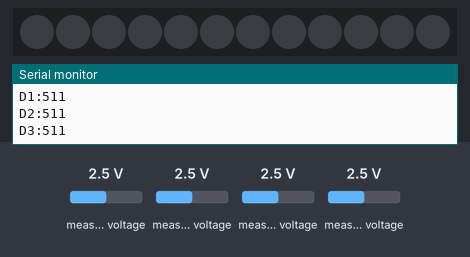
This sketch was run on a simulated Arduino Uno, built with avr-gcc and run on an emulated ATmega328P. Shown: 12 RGB LEDs in strip order, left to right, the last lines printed to the serial monitor. The test bench sets the inputs (shaded band); at power-on: measured voltage 2.5 V.

Above: at 1.2 s.
1.3 s: measured voltage (sensor 200) set to 4.9 V
At 2.6 s:
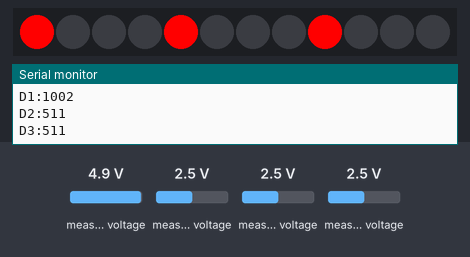
3.1 s: measured voltage (sensor 201) set to 4.9 V
At 4.6 s:
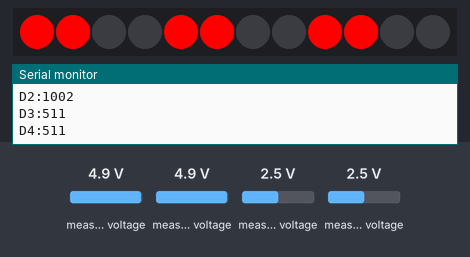
4.9 s: measured voltage (sensor 202) set to 4.9 V
At 5.6 s:
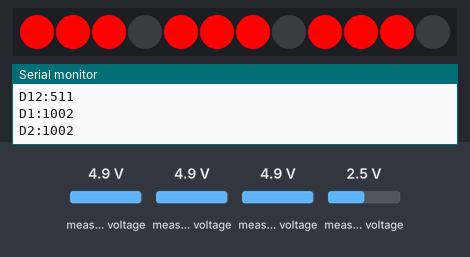
6.7 s: measured voltage (sensor 203) set to 4.9 V
At 8.3 s:
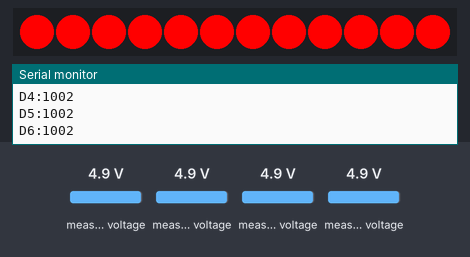
8.6 s: measured voltage (sensor 200) set to 1.2 V
At 9.9 s:
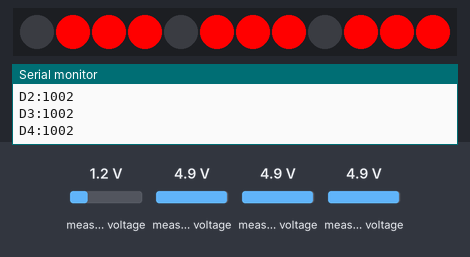
10.2 s: measured voltage (sensor 201) set to 0.1 V
At 11.0 s:
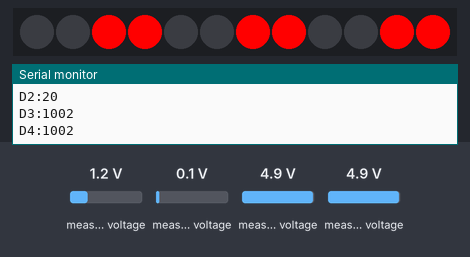
Timing chart, 0 to 12.8 s (numbered marks = the images above; inputs shaded):
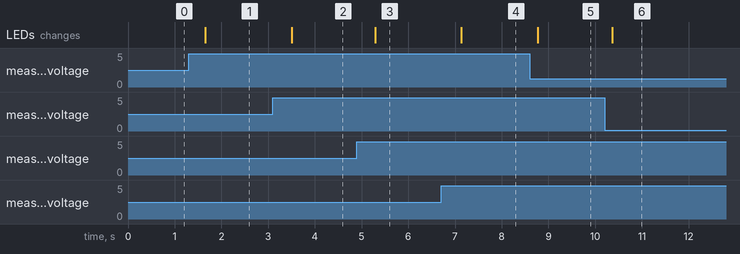

Measured:
- after the input at 1.3 s, the LEDs: change after 0.35 s (image 1)
- after the input at 3.1 s, the LEDs: change after 0.40 s (image 2)
- after the input at 4.9 s, the LEDs: change after 0.39 s (image 3)
- after the input at 6.7 s, the LEDs: change after 0.43 s (image 4)
- after the input at 8.6 s, the LEDs: change after 0.17 s (image 5)
- after the input at 10.2 s, the LEDs: change after 0.17 s (image 6)

The sketch:

sens_press_test_3faces.ino
```cpp
/********************************************************************************************
*Title:Press_test_with_polling_3faces
*Description:
*Extension of Press_test_with_polling, where three faces are being tested at the same time.
*All three faces are going to lit with red colour initially, when south face magnet is near
*any of the sensors on any of the faces(PCBs) - it will light up with green colour.
*
*Also here a debug function has been made to read the real-time values from each of the sensors.
*
*Author: Jerzy Aleksander Gorak
*********************************************************************************************/

#include <Adafruit_MCP3008.h>
#include <Adafruit_NeoPixel.h>

#define LED_IN 2
#define LED_COUNT 12

#define CS1 13
#define CS2 12
#define CS3 11

#define D1 0
#define D2 1
#define D3 2
#define D4 3

#define HE1 0
#define HE2 1
#define HE3 2
#define HE4 3

#define BOPEN 0
#define BCLOSED 1
#define BBOUNCE 2
#define BOUNCEDELAY 2


int pixelFormat = NEO_GRB + NEO_KHZ800;

Adafruit_NeoPixel *pixels;
Adafruit_MCP3008 left_adc;
Adafruit_MCP3008 top_adc;
Adafruit_MCP3008 right_adc;

struct button_t{
  int state; //state of the button
  int bCount; //bounce counter for a button
  int he_val; // read value from the hall effect sensor
  volatile bool ev; // signal for a button
  //note ; sensor is being treated like a regular button.
};
button_t b[12];

void initPollButton(button_t *b){
    b->state = BOPEN ;
    b->ev = false ;
    b->bCount = 0 ;
}
/*******************************************************************************
 *
 * this funtion introduces a method of reading a button press knows as polling.
 *
 * if the sensor's value is below specificed threshold, this would suggest that
 * magnet has been pressed down towards the sensor.
 *
********************************************************************************/
void pollButtonTask(button_t *b){
  if (b->bCount > 0) b->bCount -- ;
  switch (b->state)
  {
    case BOPEN:// user has not pressed button yet
        if (b->he_val < 900) {// value chnaged below 930
            b->state = BCLOSED ;
            b->ev = true ;
        }
        break ;

    case BCLOSED:
        if (!(b->he_val < 900)) {
            b->state = BBOUNCE ;
            b->bCount = BOUNCEDELAY ;
        }
        break;

    case BBOUNCE:
        if (b->he_val < 900) {
            b->state = BCLOSED ;
        }
        else if (b->bCount == 0) {
            b->state = BOPEN ;
            b->ev = false;
        }
        break;
  }
    return;
}
uint32_t goodC = pixels->Color(0, 255, 0);//colour which player gets points/correct hits.
uint32_t badC = pixels->Color(255, 0, 0);

void debug_HEvalues(button_t b[]){
  Serial.println("");
  Serial.print("D1:");Serial.println(b[0].he_val);
  Serial.print("D2:");Serial.println(b[1].he_val);
  Serial.print("D3:");Serial.println(b[2].he_val);
  Serial.print("D4:");Serial.println(b[3].he_val);
  Serial.print("D5:");Serial.println(b[4].he_val);
  Serial.print("D6:");Serial.println(b[5].he_val);
  Serial.print("D7:");Serial.println(b[6].he_val);
  Serial.print("D8:");Serial.println(b[7].he_val);
  Serial.print("D9:");Serial.println(b[8].he_val);
  Serial.print("D10:");Serial.println(b[9].he_val);
  Serial.print("D11:");Serial.println(b[10].he_val);
  Serial.print("D12:");Serial.println(b[11].he_val);
}


uint32_t pressureGoodC;

uint32_t isSensitivePress(int bvalue){
// version 1: any colour value can be used, however only 5 levels of brigthness change
//  if (bvalue <= 900 && bvalue > 800){pressureGoodC = goodC * 0.2;}//20
//  else if (bvalue <= 800 && bvalue > 700){pressureGoodC = goodC * 0.4;}//40%
//  else if (bvalue <= 700 && bvalue > 600){pressureGoodC = goodC * 0.6;}//60%
//  else if (bvalue <= 600 && bvalue > 500){pressureGoodC = goodC * 0.8;}//80%
//  else if (bvalue <= 500){pressureGoodC = goodC;}

//version 2:
// if (bvalue <= 900 && bvalue > 880){pressureGoodC = pixels->Color(0, (125/16), (255/16));}
// else if (bvalue <= 880 && bvalue > 860){pressureGoodC = pixels->Color(0, (125/15), (255/15));}
// else if (bvalue <= 860 && bvalue > 840){pressureGoodC = pixels->Color(0, (125/14), (255/14));}
// else if (bvalue <= 840 && bvalue > 820){pressureGoodC = pixels->Color(0, (125/13), (255/13));}
// else if (bvalue <= 820 && bvalue > 800){pressureGoodC = pixels->Color(0, (125/12), (255/12));}
// else if (bvalue <= 800 && bvalue > 780){pressureGoodC = pixels->Color(0, (125/11), (255/11));}
// else if (bvalue <= 780 && bvalue > 760){pressureGoodC = pixels->Color(0, (125/10), (255/10));}
// else if (bvalue <= 760 && bvalue > 740){pressureGoodC = pixels->Color(0, (125/9), (255/9));}
// else if (bvalue <= 740 && bvalue > 720){pressureGoodC = pixels->Color(0, (125/8), (255/8));}
// else if (bvalue <= 720 && bvalue > 700){pressureGoodC = pixels->Color(0, (125/7), (255/7));}
// else if (bvalue <= 700 && bvalue > 680){pressureGoodC = pixels->Color(0, (125/6), (255/6));}
// else if (bvalue <= 680 && bvalue > 660){pressureGoodC = pixels->Color(0, (125/5), (255/5));}
// else if (bvalue <= 660 && bvalue > 640){pressureGoodC = pixels->Color(0, (125/4), (255/4));}
// else if (bvalue <= 640 && bvalue > 620){pressureGoodC = pixels->Color(0, (125/3), (255/3));}
// else if (bvalue <= 620 && bvalue > 600){pressureGoodC = pixels->Color(0, (125/2), (255/2));}
// else if (bvalue <= 600){pressureGoodC = pixels->Color(0, (125/1), (255/1));}

//version 3:
// if (bvalue <= 900 && bvalue > 880){pressureGoodC = goodC/16;}
// else if (bvalue <= 880 && bvalue > 860){pressureGoodC = goodC/15;}
// else if (bvalue <= 860 && bvalue > 840){pressureGoodC = goodC/14;}
// else if (bvalue <= 840 && bvalue > 820){pressureGoodC = goodC/13;}
// else if (bvalue <= 820 && bvalue > 800){pressureGoodC = goodC/12;}
// else if (bvalue <= 800 && bvalue > 780){pressureGoodC = goodC/11;}
// else if (bvalue <= 780 && bvalue > 760){pressureGoodC = goodC/10;}
// else if (bvalue <= 760 && bvalue > 740){pressureGoodC = goodC/9;}
// else if (bvalue <= 740 && bvalue > 720){pressureGoodC = goodC/8;}
// else if (bvalue <= 720 && bvalue > 700){pressureGoodC = goodC/7;}
// else if (bvalue <= 700 && bvalue > 680){pressureGoodC = goodC/6;}
// else if (bvalue <= 680 && bvalue > 660){pressureGoodC = goodC/5;}
// else if (bvalue <= 660 && bvalue > 640){pressureGoodC = goodC/4;}
// else if (bvalue <= 640 && bvalue > 620){pressureGoodC = goodC/3;}
// else if (bvalue <= 620 && bvalue > 600){pressureGoodC = goodC/2;}
// else if (bvalue <= 600){pressureGoodC = goodC/1;}

  return pressureGoodC;
}


void setup() {
  pixels = new Adafruit_NeoPixel(LED_COUNT, LED_IN, pixelFormat);
  pixels->begin();

  Serial.begin(9600);
  Serial.println("MCP3008 simple test.");
  left_adc.begin(SCK,MOSI,MISO,CS1);
  top_adc.begin(SCK,MOSI,MISO,CS2);
  right_adc.begin(SCK,MOSI,MISO,CS3);

}

void loop() {

  for (int i = 0; i<12;i++){
    initPollButton(&b[i]);
  }

  while(1){
    for (int i = 0; i<4;i++){
      b[i].he_val = left_adc.readADC(i);
      b[i+4].he_val = top_adc.readADC(i);
      b[i+8].he_val = right_adc.readADC(i);
    }

    debug_HEvalues(b);

    for (int i = 0; i<12;i++){
      pollButtonTask(&b[i]);
    }

    for (int i = 0; i<12;i++){
      if(b[i].ev)
      {
         // wihtout this it will always stay true...
        pixels->setPixelColor(i, isSensitivePress(b[i].he_val));
        pixels->show();

        }
      else{pixels->setPixelColor(i, badC);pixels->show();}
    }
  }
}
```
